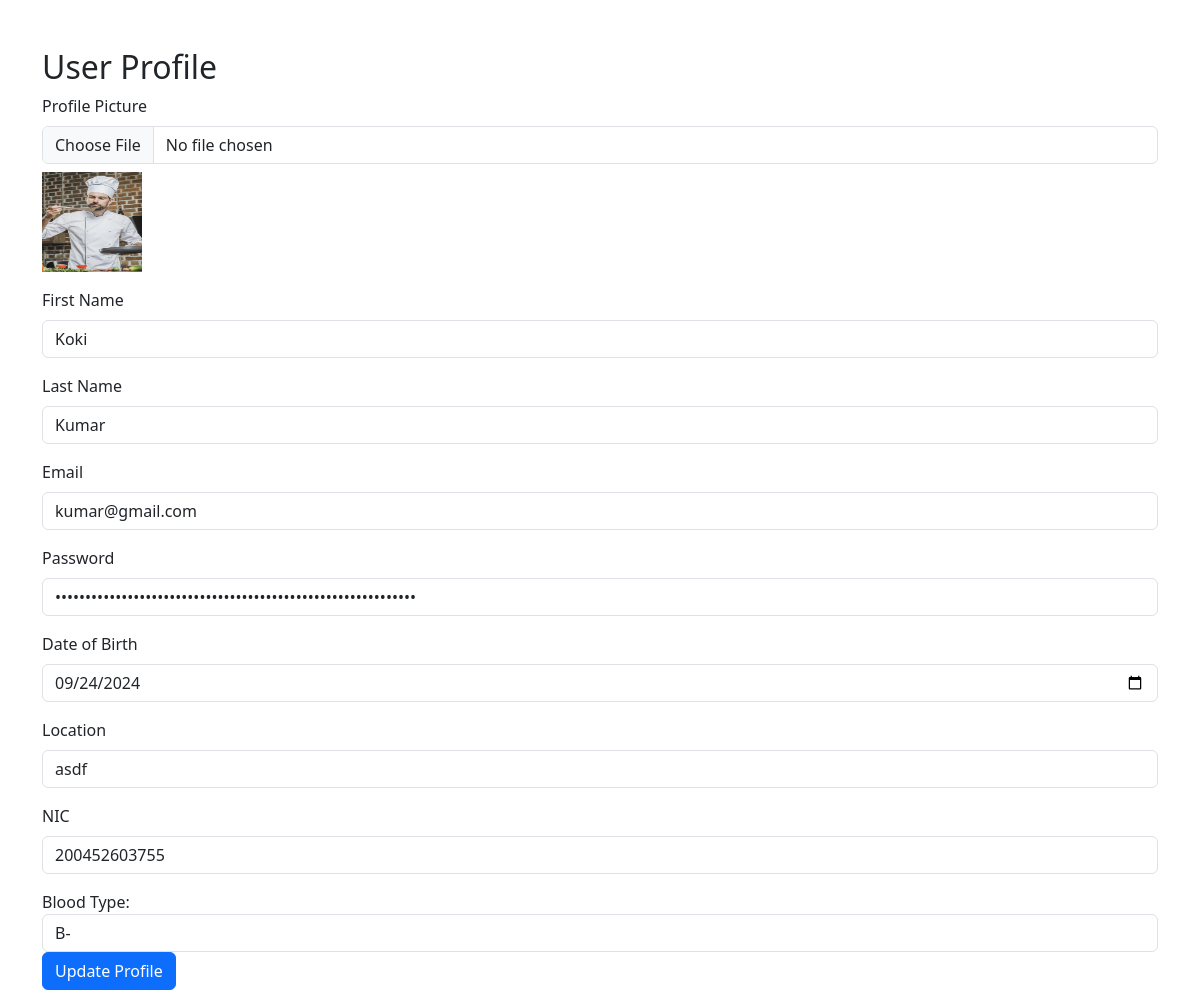
The page /profile.php (signed in) on the database its author committed.
### tables this page shows
CREATE TABLE `normal_user` (
  `normal_user_id` int(11) NOT NULL,
  `normal_user_profile_picture` varchar(550) NOT NULL DEFAULT 'emptyProfile.jpg',
  `normal_user_firstname` varchar(55) NOT NULL,
  `normal_user_lastname` varchar(55) NOT NULL,
  `normal_user_email` varchar(255) NOT NULL,
  `normal_user_password` varchar(255) NOT NULL,
  `normal_user_DOB` date NOT NULL,
  `normal_user_location` varchar(300) DEFAULT NULL,
  `normal_user_bloodtype` enum('A+','A-','B+','B-','AB+','AB-','O+','O-') DEFAULT NULL,
  `normal_user_type` varchar(50) DEFAULT 'normal user',
  `NIC` varchar(44) DEFAULT NULL
);

### profile.php (the view, shortened to what this page needs)
<?php
include 'db.php';
$user_id = $_SESSION['user_id'];
$user_type = $_SESSION['user_type'];
$user_details = [];
if ($user_type === 'user') {
    $stmt = $conn->prepare("SELECT * FROM normal_user WHERE normal_user_id = ?");
} elseif ($user_type === 'organization') {
    $stmt = $conn->prepare("SELECT * FROM organization WHERE organization_id = ?");
} else {
    die("Invalid user type.");
}
$stmt->bind_param("i", $user_id);
$stmt->execute();
$result = $stmt->get_result();
if ($result->num_rows > 0) {
    $user_details = $result->fetch_assoc();
}
?>
<!DOCTYPE html>
<html lang="en">
<head>
    <link href="https://cdn.jsdelivr.net/npm/bootstrap@5.3.0-alpha1/dist/css/bootstrap.min.css" rel="stylesheet">
</head>
<body>
<div class="container mt-5">
    <h2><?php echo ($user_type === 'user') ? 'User Profile' : 'Organization Profile'; ?></h2>
    <form method="POST" enctype="multipart/form-data">
    <?php if ($user_type === 'user'): ?>
    <div class="mb-3">
        <label for="profile_picture" class="form-label">Profile Picture</label>
        <input type="file" class="form-control" id="profile_picture" name="profile_picture">
        <img src="<?php echo htmlspecialchars($user_details['normal_user_profile_picture']); ?>" alt="Profile Picture" width="100" height="100" class="mt-2">
    </div>
    <div class="mb-3">
        <label for="firstname" class="form-label">First Name</label>
        <input type="text" class="form-control" id="firstname" name="firstname" value="<?php echo htmlspecialchars($user_details['normal_user_firstname']); ?>" required>
    </div>
    <div class="mb-3">
        <label for="lastname" class="form-label">Last Name</label>
        <input type="text" class="form-control" id="lastname" name="lastname" value="<?php echo htmlspecialchars($user_details['normal_user_lastname']); ?>" required>
    </div>
    <div class="mb-3">
        <label for="email" class="form-label">Email</label>
        <input type="email" class="form-control" id="email" name="email" value="<?php echo htmlspecialchars($user_details['normal_user_email']); ?>" required>
    </div>
    <div class="mb-3">
        <label for="password" class="form-label">Password</label>
        <input type="password" class="form-control" id="password" name="password" value="<?php echo htmlspecialchars($user_details['normal_user_password']); ?>" required>
    </div>
    <div class="mb-3">
        <label for="dob" class="form-label">Date of Birth</label>
        <input type="date" class="form-control" id="dob" name="dob" value="<?php echo htmlspecialchars($user_details['normal_user_DOB']); ?>" required>
    </div>
    <div class="mb-3">
        <label for="location" class="form-label">Location</label>
        <input type="text" class="form-control" id="location" name="location" value="<?php echo htmlspecialchars($user_details['normal_user_location']); ?>" required>
    </div>
    <div class="mb-3">
        <label for="nic" class="form-label">NIC</label>
        <input type="text" class="form-control" id="nic" name="nic" value="<?php echo htmlspecialchars($user_details['NIC']); ?>" required>
    </div>
    <div class="form-group">
        <label for="bloodtype">Blood Type:</label>
        <select id="bloodtype" name="bloodtype" class="form-control" required>
            <option value="B-" <?php if ($user_details['normal_user_bloodtype'] == 'B-') echo 'selected'; ?>>B-</option>
        </select>
    </div>
        <?php endif; ?>
        <button type="submit" class="btn btn-primary">Update Profile</button>
    </form>
</div>
</body>
</html>

### rows shown on the page
normal_user: normal_user_profile_picture (picture), firstname "Koki", lastname "Kumar", email "kumar@gmail.com", dob "09/24/2024", location "asdf", nic "200452603755", bloodtype "B-"
